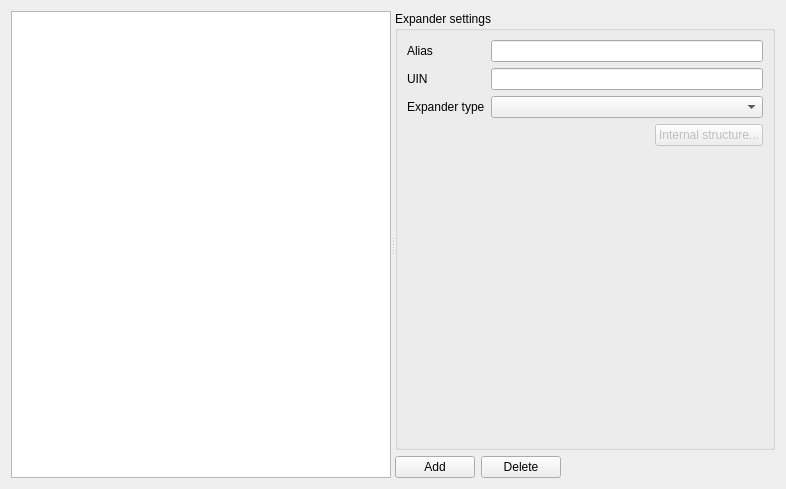
<?xml version="1.0" encoding="UTF-8"?>
<ui version="4.0">
 <class>ExpandersManager</class>
 <widget class="QWidget" name="ExpandersManager">
  <property name="geometry">
   <rect>
    <x>0</x>
    <y>0</y>
    <width>786</width>
    <height>489</height>
   </rect>
  </property>
  <property name="windowTitle">
   <string>Form</string>
  </property>
  <layout class="QGridLayout" name="gridLayout">
   <item row="0" column="0">
    <widget class="QSplitter" name="splitter_expanders">
     <property name="orientation">
      <enum>Qt::Horizontal</enum>
     </property>
     <property name="childrenCollapsible">
      <bool>false</bool>
     </property>
     <widget class="QListWidget" name="listWidget_expanders"/>
     <widget class="QWidget" name="verticalLayoutWidget">
      <layout class="QVBoxLayout" name="verticalLayout_5">
       <item>
        <widget class="QGroupBox" name="groupBox_4">
         <property name="sizePolicy">
          <sizepolicy hsizetype="Preferred" vsizetype="Expanding">
           <horstretch>0</horstretch>
           <verstretch>0</verstretch>
          </sizepolicy>
         </property>
         <property name="title">
          <string>Expander settings</string>
         </property>
         <layout class="QGridLayout" name="gridLayout_13">
          <item row="0" column="1">
           <widget class="QLineEdit" name="le_expander_alias"/>
          </item>
          <item row="1" column="0">
           <widget class="QLabel" name="label_14">
            <property name="text">
             <string>UIN</string>
            </property>
           </widget>
          </item>
          <item row="2" column="0">
           <widget class="QLabel" name="label_29">
            <property name="text">
             <string>Expander type</string>
            </property>
           </widget>
          </item>
          <item row="4" column="1">
           <spacer name="verticalSpacer_2">
            <property name="orientation">
             <enum>Qt::Vertical</enum>
            </property>
            <property name="sizeHint" stdset="0">
             <size>
              <width>20</width>
              <height>40</height>
             </size>
            </property>
           </spacer>
          </item>
          <item row="0" column="0">
           <widget class="QLabel" name="label_17">
            <property name="text">
             <string>Alias</string>
            </property>
           </widget>
          </item>
          <item row="1" column="1">
           <widget class="QLineEdit" name="le_expander_uin"/>
          </item>
          <item row="2" column="1">
           <widget class="QComboBox" name="comboBox_expander_type"/>
          </item>
          <item row="3" column="1">
           <layout class="QHBoxLayout" name="horizontalLayout">
            <item>
             <spacer name="horizontalSpacer">
              <property name="orientation">
               <enum>Qt::Horizontal</enum>
              </property>
              <property name="sizeHint" stdset="0">
               <size>
                <width>40</width>
                <height>20</height>
               </size>
              </property>
             </spacer>
            </item>
            <item>
             <widget class="QPushButton" name="btn_internal_structure">
              <property name="enabled">
               <bool>false</bool>
              </property>
              <property name="text">
               <string>Internal structure...</string>
              </property>
             </widget>
            </item>
           </layout>
          </item>
         </layout>
        </widget>
       </item>
       <item>
        <layout class="QHBoxLayout" name="horizontalLayout_7">
         <item>
          <widget class="QPushButton" name="btn_add_apply">
           <property name="sizePolicy">
            <sizepolicy hsizetype="Preferred" vsizetype="Fixed">
             <horstretch>0</horstretch>
             <verstretch>0</verstretch>
            </sizepolicy>
           </property>
           <property name="text">
            <string>Add</string>
           </property>
          </widget>
         </item>
         <item>
          <widget class="QPushButton" name="btn_del_cancel">
           <property name="sizePolicy">
            <sizepolicy hsizetype="Preferred" vsizetype="Fixed">
             <horstretch>0</horstretch>
             <verstretch>0</verstretch>
            </sizepolicy>
           </property>
           <property name="text">
            <string>Delete</string>
           </property>
          </widget>
         </item>
         <item>
          <spacer name="horizontalSpacer_10">
           <property name="orientation">
            <enum>Qt::Horizontal</enum>
           </property>
           <property name="sizeHint" stdset="0">
            <size>
             <width>40</width>
             <height>20</height>
            </size>
           </property>
          </spacer>
         </item>
        </layout>
       </item>
      </layout>
     </widget>
    </widget>
   </item>
  </layout>
 </widget>
 <tabstops>
  <tabstop>listWidget_expanders</tabstop>
  <tabstop>le_expander_alias</tabstop>
  <tabstop>le_expander_uin</tabstop>
  <tabstop>comboBox_expander_type</tabstop>
  <tabstop>btn_add_apply</tabstop>
  <tabstop>btn_del_cancel</tabstop>
 </tabstops>
 <resources/>
 <connections/>
</ui>
